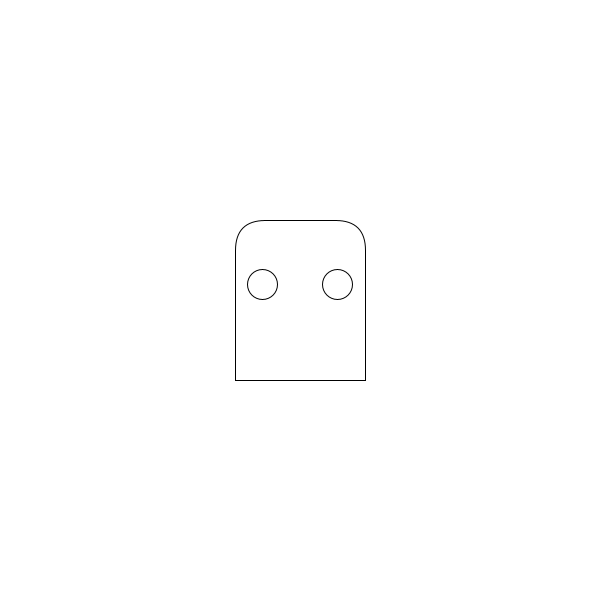
Frame 1 (no input)
Frame 60 (the mouse pressed at the canvas centre just before this capture): identical to frame 1, image omitted
Frame 120 (the mouse held since frame 60 and released just before this capture): identical to frame 1, image omitted

The Processing sketch that drew this single still picture (run headless with seeded random() and noise(); from frame 60 on, the mouse is pressed at the canvas centre):

// Processing sketch: sketch_02_positioning_debugging
// ── sketch_02_positioning_debugging.pde
int hW = 130;
int hH = 160;
int hRad = 30;

// eye vars
int eSize = 30;
int e1X   = 262;
int e2X   = 337;
int eY    = 284;
void setup() {

  //set wind    ow size
  size(600, 600);
}

void draw() {
  // refresh background
  background(255);
  println(mouseX,mouseY);

  // draw rounded rect
  rect(width*0.5 - hW*0.5, height*0.5 - hH*0.5, hW, hH, hRad, hRad, 0, 0);
  
  // draw eyes
  // left eye
  ellipse(e1X, eY, eSize, eSize);

  // draw eyes
  // right eye
  ellipse(e2X, eY, eSize, eSize);


}
